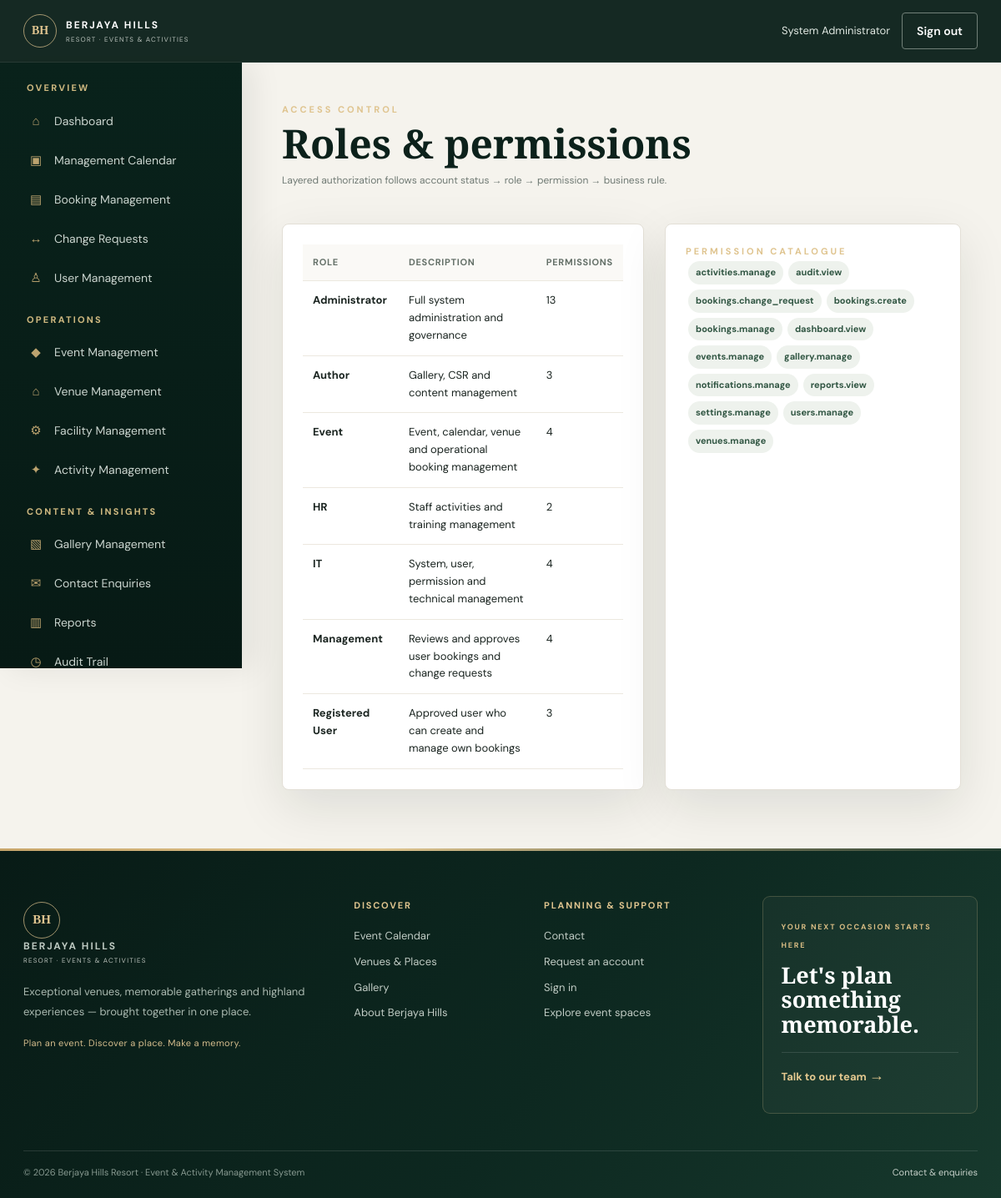
Screenshot of /admin/roles/index.php (signed in) with the database file from the repository.
### tables this page shows
CREATE TABLE users (id BIGINT UNSIGNED AUTO_INCREMENT PRIMARY KEY, full_name VARCHAR(150) NOT NULL, email VARCHAR(190) NOT NULL UNIQUE, password_hash VARCHAR(255) NOT NULL, phone VARCHAR(50), company_name VARCHAR(190), job_title VARCHAR(120), account_status ENUM('pending','approved','rejected','suspended','inactive') NOT NULL DEFAULT 'pending', rejection_reason TEXT NULL, email_verified_at DATETIME NULL, last_login_at DATETIME NULL, created_at TIMESTAMP DEFAULT CURRENT_TIMESTAMP, updated_at TIMESTAMP DEFAULT CURRENT_TIMESTAMP ON UPDATE CURRENT_TIMESTAMP, INDEX(account_status));

CREATE TABLE roles (id INT UNSIGNED AUTO_INCREMENT PRIMARY KEY, name VARCHAR(50) NOT NULL UNIQUE, description VARCHAR(255), created_at TIMESTAMP DEFAULT CURRENT_TIMESTAMP);

CREATE TABLE permissions (id INT UNSIGNED AUTO_INCREMENT PRIMARY KEY, name VARCHAR(100) NOT NULL UNIQUE, description VARCHAR(255), created_at TIMESTAMP DEFAULT CURRENT_TIMESTAMP);

### includes/bootstrap.php (called while the page is built, shortened)
<?php
require_once __DIR__.'/../config/database.php';
function e(?string $v): string { return htmlspecialchars($v ?? '', ENT_QUOTES, 'UTF-8'); }
function url(string $path=''): string { return BASE_URL.ltrim($path,'/'); }
function current_user(): ?array { if(empty($_SESSION['user_id'])) return null; static $u; if($u!==null) return $u; $s=db()->prepare("SELECT u.*, GROUP_CONCAT(r.name) roles FROM users u LEFT JOIN user_roles ur ON ur.user_id=u.id LEFT JOIN roles r ON r.id=ur.role_id WHERE u.id=? GROUP BY u.id"); $s->execute([$_SESSION['user_id']]); return $u=$s->fetch() ?: null; }
function require_login(): array { $u=current_user(); if(!$u) redirect('public/auth/login.php'); return $u; }
function has_role(string ...$roles): bool { $u=current_user(); if(!$u) return false; $mine=explode(',',$u['roles']??''); return (bool)array_intersect($roles,$mine); }
function require_role(string ...$roles): array { $u=require_login(); if(!has_role(...$roles)) { http_response_code(403); require __DIR__.'/403.php'; exit; } return $u; }

### config/database.php (called while the page is built, shortened)
<?php
function db(): PDO {
    static $pdo;
    if (!$pdo) {
        $pdo = new PDO('mysql:host='.DB_HOST.';dbname='.DB_NAME.';charset=utf8mb4', DB_USER, DB_PASS, [
            PDO::ATTR_ERRMODE=>PDO::ERRMODE_EXCEPTION,
            PDO::ATTR_DEFAULT_FETCH_MODE=>PDO::FETCH_ASSOC,
            PDO::ATTR_EMULATE_PREPARES=>false,
        ]);
    }
    return $pdo;
}

### admin/roles/index.php (the view)
<?php require_once __DIR__.'/../../includes/bootstrap.php';require_role('Administrator','IT');$pageTitle='Roles & Permissions';$roles=db()->query('SELECT r.*,COUNT(rp.permission_id) permission_count FROM roles r LEFT JOIN role_permissions rp ON rp.role_id=r.id GROUP BY r.id ORDER BY r.name')->fetchAll();$perms=db()->query('SELECT * FROM permissions ORDER BY name')->fetchAll();require __DIR__.'/../../includes/header.php';?><div class="admin-shell"><aside class="sidebar"><?php require __DIR__.'/../sidebar.php';?></aside><section class="admin-content"><div class="admin-top"><div><div class="eyebrow">Access control</div><h1 class="admin-title">Roles & permissions</h1><p class="kicker">Layered authorization follows account status → role → permission → business rule.</p></div></div><div class="split"><div class="panel table-wrap"><table class="table"><thead><tr><th>Role</th><th>Description</th><th>Permissions</th></tr></thead><tbody><?php foreach($roles as $r):?><tr><td><b><?=e($r['name'])?></b></td><td><?=e($r['description'])?></td><td><?=e($r['permission_count'])?></td></tr><?php endforeach;?></tbody></table></div><div class="panel"><div class="eyebrow">Permission catalogue</div><?php foreach($perms as $p):?><span class="tag" style="margin:3px"><?=e($p['name'])?></span><?php endforeach;?></div></div></section></div><?php require __DIR__.'/../../includes/footer.php';?>

### includes/header.php (shortened to what this page needs)
<?php
$u = current_user();
$scriptPath = str_replace('\\', '/', $_SERVER['SCRIPT_NAME'] ?? '');
$isAdminArea = strpos($scriptPath, '/admin/') !== false;
$isAdminUser = $u && has_role('Administrator','Management','Event','HR','Author','IT');
$isUserArea = $u && strpos($scriptPath, '/user/') !== false;
$matchesExplorePath = false;
$useExploreShell = (bool)$u && !$isAdminArea && !$isUserArea && $matchesExplorePath;
$useAdminShell = $isAdminArea && $isAdminUser;
$useUserShell = false;
?>
<!doctype html>
<html lang="en">
<head>
<link rel="stylesheet" href="<?= e(url('assets/css/app.css?v=115')) ?>">
</head>
<body class="<?= $useAdminShell ? 'admin-body' : (($useUserShell || $useExploreShell) ? 'user-body' : '') ?><?= $useExploreShell ? ' explore-body' : '' ?>">
<header class="site-header">
  <div class="nav-wrap">
    <a class="brand" href="<?= url($isAdminUser ? 'admin/dashboard/index.php' : ($isUserArea ? 'user/dashboard/index.php' : 'index.php')) ?>">
      <span class="brand-mark">BH</span>
      <span><b>BERJAYA HILLS</b><small>RESORT · EVENTS & ACTIVITIES</small></span>
    </a>
    <?php if ($isAdminUser): ?>
      <div class="nav-actions admin-nav-actions">
        <span class="nav-user"><?= e($u['full_name'] ?? 'Administrator') ?></span>
        <a class="btn btn-outline" href="<?= url('auth/logout.php') ?>">Sign out</a>
      </div>
    <?php endif; ?>
  </div>
</header>
<main>

### rows the page displays
users: full_name "System Administrator"
roles: name "Administrator", description "Full system administration and governance", permission_count "13"
roles: name "Author", description "Gallery, CSR and content management", permission_count "3"
roles: name "Event", description "Event, calendar, venue and operational booking management", permission_count "4"
roles: name "HR", description "Staff activities and training management", permission_count "2"
roles: name "IT", description "System, user, permission and technical management", permission_count "4"
roles: name "Management", description "Reviews and approves user bookings and change requests", permission_count "4"
roles: name "Registered User", description "Approved user who can create and manage own bookings", permission_count "3"
permissions: name "activities.manage"
permissions: name "audit.view"
permissions: name "bookings.change_request"
permissions: name "bookings.create"
permissions: name "bookings.manage"
permissions: name "dashboard.view"
permissions: name "events.manage"
permissions: name "gallery.manage"
permissions: name "notifications.manage"
permissions: name "reports.view"
permissions: name "settings.manage"
permissions: name "users.manage"
permissions: name "venues.manage"
